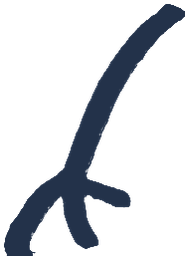
#> input picture assets/img/arm_l.png, 185 x 256 px
$ python extract.py img/arm_l.png img/arm_r.png img/arm_r.png 5 5
#> lines starting #> are read from the running program, lines starting #| are printed output that depends on the picture; after the words box and inside, x2 and y2 are one past the last pixel; in counts of white or black regions, pixels touching at a corner belong together
import sys, os
import numpy as np
from PIL import Image, ImageOps
from scipy import ndimage

def main(path, outdir, prefix, min_area=300, dilate_r=7, pad=12, thresh=150, max_dim=1600):
#> called with path = 'img/arm_l.png', outdir = 'img/arm_r.png', prefix = 'img/arm_r.png', min_area = 5, dilate_r = 5, pad = 12, thresh = 150, max_dim = 1600
    im = ImageOps.exif_transpose(Image.open(path)).convert("L")
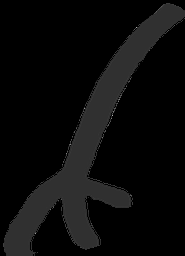
#> im: PIL image 185x256 L; min 0, max 179, mean 10.5
    im.thumbnail((max_dim, max_dim), Image.LANCZOS)
    arr = np.array(im)
    mask = arr < thresh
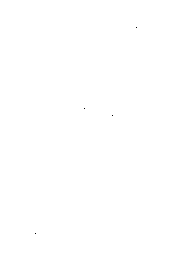
#> mask: shape (256, 185) bool; 100% white; black in thin lines or dots, all inside (x1, y1, x2, y2) = (35, 27, 137, 234)
    struct = np.ones((dilate_r, dilate_r), dtype=bool)
    merged = ndimage.binary_dilation(mask, structure=struct)
#> merged: shape (256, 185) bool; every value is 1
    labels, n = ndimage.label(merged, structure=np.ones((3,3)))
#> labels: shape (256, 185) int32; every value is 1
#> n = 1
    h, w = mask.shape
#> h = 256; w = 185
    os.makedirs(outdir, exist_ok=True)
    objs = ndimage.find_objects(labels)
#> objs = 1 item
    results = []
    idx = 0
    for lid, sl in enumerate(objs, start=1):
        if sl is None:
            continue
        ys, xs = sl
        region_mask = mask[ys, xs] & (labels[ys, xs] == lid)
        area = region_mask.sum()
        if area < min_area:
            continue
        bh = ys.stop - ys.start
        bw = xs.stop - xs.start
        if bh < 10 or bw < 10:
            continue
        idx += 1
        y0 = max(0, ys.start - pad); y1 = min(h, ys.stop + pad)
        x0 = max(0, xs.start - pad); x1 = min(w, xs.stop + pad)
        crop_gray = arr[y0:y1, x0:x1]
        crop_ink = crop_gray < thresh
        ch, cw = crop_ink.shape
        rgba = np.zeros((ch, cw, 4), dtype=np.uint8)
        rgba[..., 0] = 35; rgba[..., 1] = 45; rgba[..., 2] = 65
        alpha = np.clip((thresh - crop_gray.astype(np.int32)) * 4, 0, 255).astype(np.uint8)
        alpha[~crop_ink] = 0
        rgba[..., 3] = alpha
        out_img = Image.fromarray(rgba, mode="RGBA")
        fname = f"{prefix}_{idx:02d}_{cw}x{ch}.png"
        out_img.save(os.path.join(outdir, fname))
        results.append((fname, x0, y0, cw, ch, int(area)))
#> this loop made 1 pass
#> (lid, area, bh, bw, idx, y0, y1, x0) on pass 1: (1, 47356, 256, 185, 1, 0, 256, 0)
#> pass 1, in main, `out_img = Image.fromarray(rgba, mode="RGBA")`:
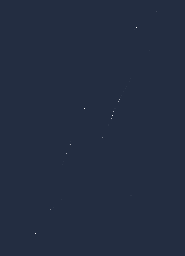
#> out_img: PIL image 185x256 RGBA; mean R, G, B, A 35, 45, 65, 254.9; transparent parts drawn white
#> after the loop, idx = 1; results = [('img/arm_r.png_01_185x256.png', 0, 0, 185, 256, 47356)]
    results.sort(key=lambda r: (r[2]//120, r[1]))
    print(f"{prefix}: {len(results)} blobs from {path} (image {w}x{h})")
#| img/arm_r.png: 1 blobs from img/arm_l.png (image 185x256)
    for r in results:
        print("  ", r)
#> this loop made 1 pass
#|    ('img/arm_r.png_01_185x256.png', 0, 0, 185, 256, 47356)
    return results

if __name__ == "__main__":
    path, outdir, prefix = sys.argv[1], sys.argv[2], sys.argv[3]
    kwargs = {}
    if len(sys.argv) > 4: kwargs['min_area'] = int(sys.argv[4])
    if len(sys.argv) > 5: kwargs['dilate_r'] = int(sys.argv[5])
    main(path, outdir, prefix, **kwargs)

$ run again, on assets/img/boom_3.png
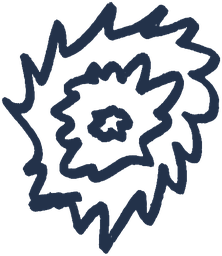
#> input picture assets/img/boom_3.png, 222 x 256 px
#> in main, `im = ImageOps.exif_transpose(Image.open(path)).convert("L")`:
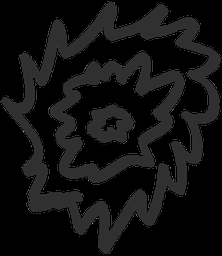
#> im: PIL image 222x256 L; min 0, max 150, mean 17.3
#> mask: shape (256, 222) bool; 100% white; black in thin lines or dots, all inside (x1, y1, x2, y2) = (23, 131, 93, 224)
#> merged: shape (256, 222) bool; every value is 1
#> labels: shape (256, 222) int32; every value is 1
#> n = 1
#> objs = 1 item
#> the loop in main, `for lid, sl in enumerate(objs, start=1):` made 1 pass
#> (lid, area, bh, bw, idx, y0, y1, x0) on pass 1: (1, 56829, 256, 222, 1, 0, 256, 0)
#> after the loop in main, `for lid, sl in enumerate(objs, start=1):`: idx = 1; results = [('img/boom_3.png_01_222x256.png', 0, 0, 222, 256, 56829)]
#| img/boom_3.png: 1 blobs from img/boom_3.png (image 222x256)
#> the loop in main, `for r in results:` made 1 pass
#> (printed output is left out)
